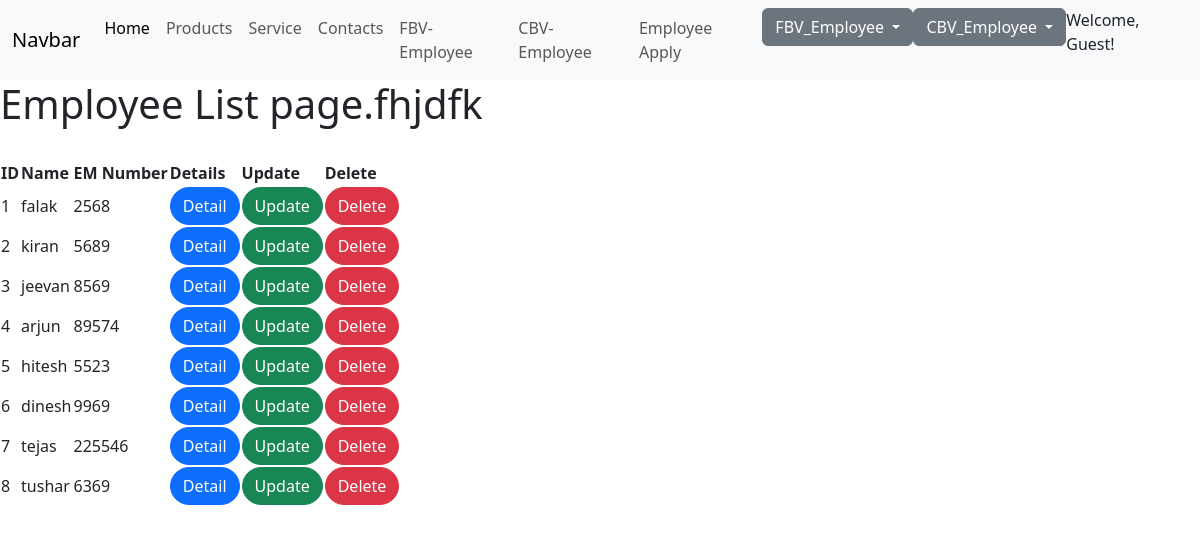
The page / on the database its author committed.
### CSE/models.py (models this page shows, shortened)
class Employee(models.Model):
    emp_name = models.CharField(max_length=50)
    emp_number = models.IntegerField()

### CSE/views.py (the view)
# urls.py: path('', EmpList.as_view(), name='list'),
class EmpList(ListView):
    model = Employee
    template_name = 'CBV1/list.html'

### templates/CBV1/list.html
{% extends 'basic.html' %}
{% block content %}
<h1>Employee List page.fhjdfk</h1><br>
<table>
    <tr>
        <th>ID</th>
        <th>Name</th>
        <th>EM  Number</th>
        <th>Details</th>
        <th>Update</th>
        <th>Delete</th>
    </tr>
    {% for object in object_list %}
            <tr>
                <td>{{object.id}}</td>
                <td>{{object.emp_name}}</td>
                <td> {{object.emp_number}}</td>
                <td><a type="button" class="btn btn-primary" style="border-radius: 20px;" href= "{{object.id}}/detail">Detail</a></td>
                <td><a type=" button " class = "btn btn-success" style="border-radius: 20px;" href ="{{object.id}}/update" >Update</a></td>
                <td><a type = "button" class="btn btn-danger" style="border-radius: 20px;" href="{{object.id}}/delete">Delete</a></td>
            </tr>
    {% endfor %}
</table>
{% endblock %}

### rows shown on the page
Employee: id "1", emp_name "falak", emp_number "2568"
Employee: id "2", emp_name "kiran", emp_number "5689"
Employee: id "3", emp_name "jeevan", emp_number "8569"
Employee: id "4", emp_name "arjun", emp_number "89574"
Employee: id "5", emp_name "hitesh", emp_number "5523"
Employee: id "6", emp_name "dinesh", emp_number "9969"
Employee: id "7", emp_name "tejas", emp_number "225546"
Employee: id "8", emp_name "tushar", emp_number "6369"
